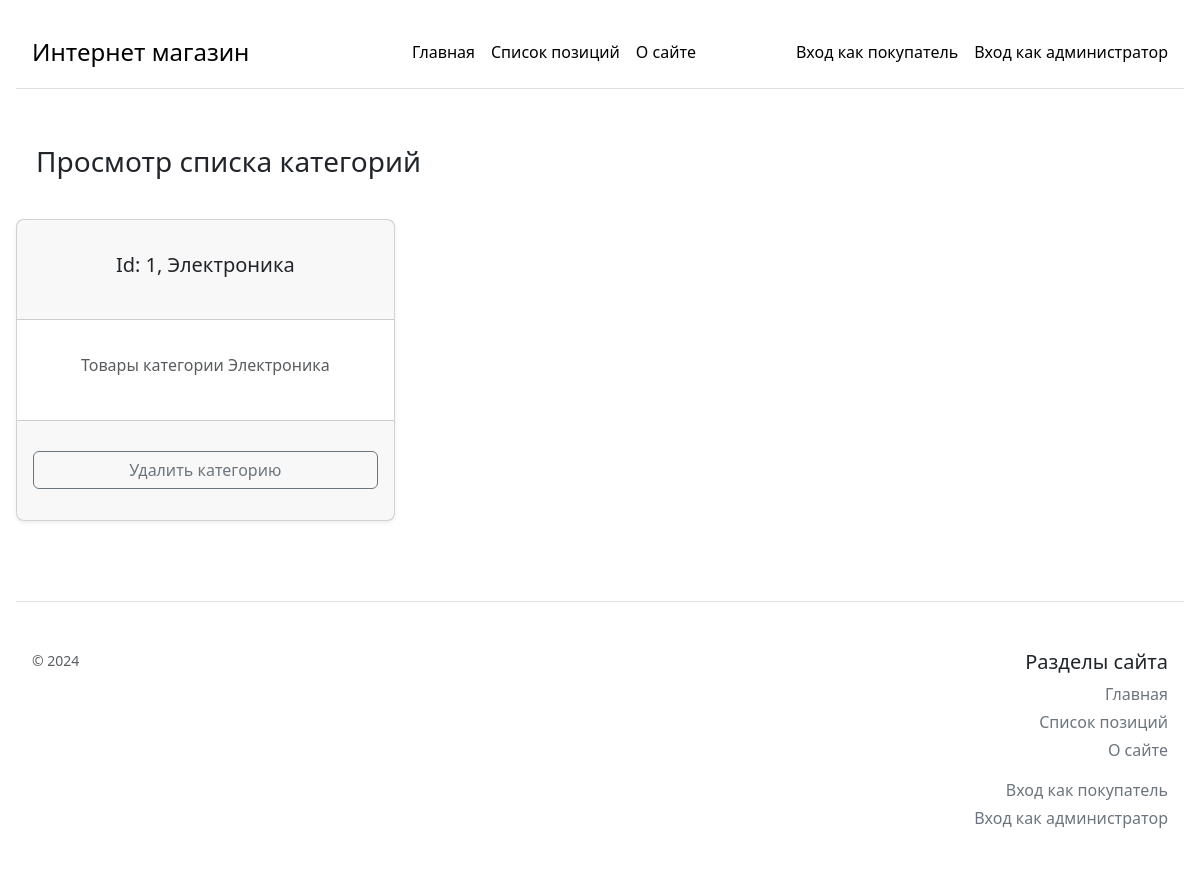
The page /categories_list on the database its author committed.
### models/category.py (models this page shows, shortened)
    class CategoryModel(db.Model):
        __tablename__ = 'categories'
        id = db.Column(db.Integer(), primary_key=True)
        name = db.Column(db.String(100), unique=True, nullable=False)
        discription = db.Column(db.Text, unique=False, nullable=False)

### main.py (the view)
@app.route('/categories_list', methods=[ 'POST', 'GET'])
def categoriesList():
    return  categoriesListHandler(CategoryModel, db, autorization)

### route_handlers/categories_list.py (called while the page is built)
def categoriesListHandler(CategoryModel, db: SQLAlchemy, autorization):
    if request.method == 'POST':
        categoryId = request.form['id']
        category = CategoryModel.query.filter_by(id=categoryId).first()
        if (category != None):
            db.session.delete(category)
            db.session.commit()
    CategoriesFromQuery = CategoryModel.query.all()
    categories = []
    for category in CategoriesFromQuery:
        categories.append({
            'id': category.id,
            'name': category.name,
            'discription': category.discription
        })
    return render_template('categories_list.html', categories = categories, autorization = autorization)

### templates/categories_list.html (shortened to what this page needs)
{% extends 'template.html' %}
{% block body %}
<div class="row p-3">
    <div class="col p-3">
        <h3>Просмотр списка категорий</h3>
    </div>
</div>
<form method="post">
    <div class="row row-cols-1 row-cols-md-3 mb-3 text-center g-3">
        {% for category in categories %}
        <div class="col">
            <div class="card mb-3 rounded-3 shadow-sm text-center">
                <div class="card-header"
                    style="min-height: 100px; display: flex; align-items: center; justify-content: center;">
                    <h5>Id: {{ category['id'] }}, {{ category['name'] }}</h5>
                </div>
                <div class="card-body text-muted"
                    style="min-height: 100px; display: flex; align-items: center; justify-content: center;">
                    <h6>{{ category['discription'] }}</h6>
                </div>
                <div class="card-footer"
                    style="min-height: 100px; display: flex; align-items: center; justify-content: center;">
                    <button type="button" class="w-100 btn btn-m btn-outline-secondary" data-bs-toggle="modal"
                        data-bs-target="#modal_{{ category['id'] }}">Удалить категорию</button>
                </div>
            </div>
        </div>
        {% endfor %}
    </div>
</form>
{% endblock %}

### rows shown on the page
CategoryModel: id "1", name "Электроника", discription "Товары категории Электроника"
